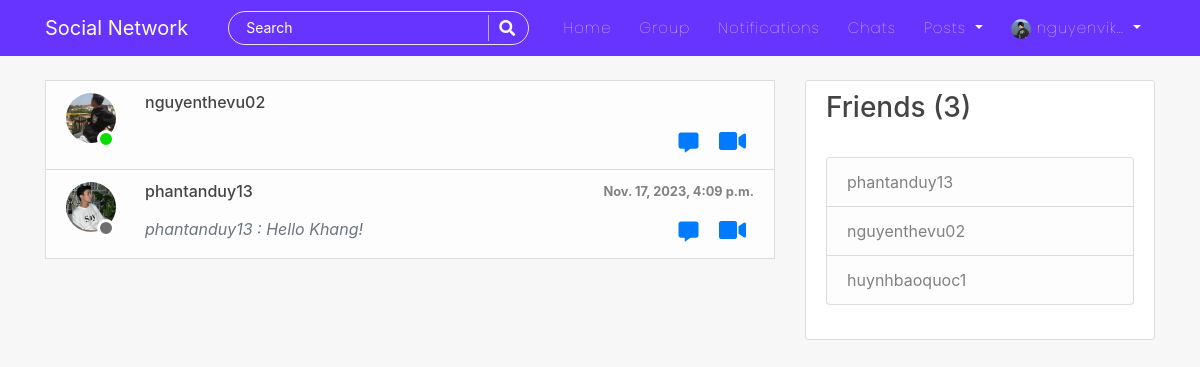
/chats/ (signed in), run on the app's committed database.
### users/models.py (models this page shows, shortened)
class Profile(models.Model):
    user = models.OneToOneField(User, on_delete=models.CASCADE)
    is_online = models.BooleanField(default=False)
    following = models.ManyToManyField(User, related_name="following", blank=True)
    friends = models.ManyToManyField(User, related_name='my_friends', blank=True)
    bio = models.CharField(default="",blank=True,null=True,max_length=350)
    date_of_birth = models.CharField(blank=True,max_length=150)
    updated = models.DateTimeField(auto_now=True)
    created = models.DateTimeField(auto_now_add=True)
    image = models.ImageField(default='default.jpg', upload_to='profile_pics',blank=True, null=True)

### chat/models.py (models this page shows, shortened)
class Room(models.Model):
    room_id = models.AutoField(primary_key=True)
    author = models.ForeignKey(User, related_name='author_room', on_delete=models.CASCADE)
    friend = models.ForeignKey(User, related_name='friend_room', on_delete=models.CASCADE)
    created = models.DateTimeField(auto_now_add=True)

class Chat(models.Model):
    room_id = models.ForeignKey(Room, on_delete=models.CASCADE, related_name='chats')
    author = models.ForeignKey(User, on_delete=models.CASCADE, related_name='author_msg')
    friend = models.ForeignKey(User, on_delete=models.CASCADE, related_name='friend_msg')
    text = models.CharField(max_length=300)
    date = models.DateTimeField(auto_now_add=True)
    has_seen = models.BooleanField(default=False)

### chat/views.py (the view)
# urls.py: path('', views.room_enroll, name='room-enroll'),
@login_required
def room_enroll(request):
    friends = FriendList.objects.filter(user=request.user)[0].friends.all()
    all_rooms = Room.objects.filter(
        Q(author=request.user) | Q(friend=request.user)
    ).order_by('-created')
    context = {
        'all_rooms':all_rooms,
        'all_friends':friends,
    }
    return render(request, 'chat/join_room.html', context)

### chat/templates/chat/join_room.html (shortened to what this page needs)
{% extends 'blog/base.html' %}
{% load crispy_forms_tags %}
{% load humanize %}
{% block content %}
<div class="col-md-8">
    <div class="px-0">
        <div class="bg-white">
        <div class="">
            <div class="list-group rounded-0">
            {% for friend in all_rooms %}
            {% if friend.friend == request.user %}
                <div class="list-group-item list-group-item-action list-group-item-light rounded-0">
                    <div class="media">
                        <div class="img-cont2">
                            <img src="{{friend.author.profile.image.url}}" alt="room" width="50" height="50" class="rounded-circle">
                            {% if friend.friend.profile.is_online %}
                                <span class="online-circle2"></span>
                            {% else %}
                                <span class="offline-circle2"></span>
                            {% endif %}
                        </div>
                        <div class="media-body ml-4">
                            <div class="d-flex align-items-center justify-content-between mb-3">
                                <h6 class="mb-0">
                                    {{friend.author}}
                                </h6>
                                <small class="small font-weight-bold">{{friend.chats.all.last.date}}</small>
                            </div>
                            <p class="font-italic text-muted mb-0 text-small d-inline">
                                {% if friend.chats.all.last.text %}
                                    {% if friend.chats.all.last.author == request.user %}
                                        You : {{friend.chats.all.last.text|truncatechars_html:"30"}}
                                    {% else %}
                                        {{friend.chats.all.last.author}} : {{friend.chats.all.last.text|truncatechars_html:"30"}}
                                    {% endif %}
                                {% endif %}
                            </p>
                            <div class="float-right d-inline">
                                <a class="p-2 h5" href="{% url 'room-choice' friend.author.pk %}"><i class="fas fa-comment-alt"></i></a>
                                <a style="cursor:pointer;" class="p-2 h4" onclick="handleVCRedirect('{{friend.author.pk}}','{{request.user.username}}')"><i class="fas fa-video"></i></a>
                            </div>
                        </div>
                    </div>
                </div>
            {% else %}
                <div class="list-group-item list-group-item-action list-group-item-light rounded-0">
                    <div class="media">
                        <div class="img-cont2">
                            <img src="{{friend.friend.profile.image.url}}" alt="room" width="50" height="50" class="rounded-circle">
                            {% if friend.friend.profile.is_online %}
                                <span class="online-circle2"></span>
                            {% else %}
                                <span class="offline-circle2"></span>
                            {% endif %}
                        </div>
                        <div class="media-body ml-4">
                            <div class="d-flex align-items-center justify-content-between mb-3">
                                <h6 class="mb-0">
                                    {{friend.friend}}
                                </h6>
                                <small class="small font-weight-bold">{{friend.chats.all.last.date}}</small>
                            </div>
                            <p class="font-italic text-muted mb-0 text-small d-inline">
                                {% if friend.chats.all.last.text %}
                                    {% if friend.chats.all.last.author == request.user %}
                                        You : {{friend.chats.all.last.text|truncatechars_html:"30"}}
                                    {% else %}
                                        {{friend.chats.all.last.author}} : {{friend.chats.all.last.text|truncatechars_html:"30"}}
                                    {% endif %}
                                {% endif %}
                            </p>
                            <div class="float-right d-inline">
                                <a class="p-2 h5" href="{% url 'room-choice' friend.friend.pk %}"><i class="fas fa-comment-alt"></i></a>
                                <a style="cursor:pointer;" class="p-2 h4" onclick="handleVCRedirect('{{friend.friend.pk}}','{{request.user.username}}')"><i class="fas fa-video"></i></a>
                            </div>
                        </div>
                    </div>
                </div>
            {% endif %}
            {% endfor %}
            </div>
        </div>
        </div>
    </div>
<br>
</div>
<br>
<div class="col-md-4">
    <div class="content-section">
        <h3>Friends ({{all_friends.count}})</h3>
        <br>
            <ul class="list-group">
                {% for frnd in all_friends %}
                    <li class="list-group-item list-group-item-light">{{frnd}}</li>
                {% endfor %}
            </ul>
        <br>
    </div>
</div>
{% endblock %}

### blog/templates/blog/navbar.html (shortened to what this page needs)
<nav class="navbar navbar-expand-lg navbar-dark bg-steel fixed-top">
    <div class="container">
      <a class="navbar-brand mr-4 pr-3" href="/">Social Network</a>
      <div class="collapse navbar-collapse" id="navbarToggle">
        <div class="navbar-nav mr-auto">
          <div id="searchbar" >
            <form method="GET" action="/search">
              <input required name="query" id="search" type="text" placeholder="Search">
              <button class="search-btn" type="submit"><i class="fas fa-search"></i></button>
            </form>
          </div>
        </div>
        <div class="navbar-nav">
          <a class="nav-item nav-link" href="{% url 'blog-home' %}">Home</a>
          <a class="nav-item nav-link" href="{% url 'groups:group' %}">Group</a>
          {% if user.is_authenticated %}
          <a class="nav-item nav-link" href="{% url 'show-notifications' %}">Notifications</a>
          <a class="nav-item nav-link" href="{% url 'room-enroll' %}">Chats</a>
          <div class="dropdown">
            <a class="dropdown-toggle nav-link" href="#" role="button" id="dropdownMenuLink1" data-toggle="dropdown" aria-haspopup="true" aria-expanded="false">
              Posts
            </a>
          </div>
          {% endif %}
          {% if user.is_authenticated %}
            <div class="dropdown">
              <a class="dropdown-toggle nav-link" href="#" role="button" id="dropdownMenuLink2" data-toggle="dropdown" aria-haspopup="true" aria-expanded="false">
                <img class="rounded-circle" style="height: 20px; width: 20px;" src="{{user.profile.image.url}}" alt="">&nbsp;{{user|truncatechars:"10"}}
              </a>
            </div>
          {% else %}
            <a class="nav-item nav-link" href="{% url 'account_login' %}">Login</a>
            <a class="nav-item nav-link" href="{% url 'register' %}">Register</a>
          {% endif %}
        </div>
      </div>
    </div>
</nav>

### blog/static/blog/main.css (style rules this page uses)
body { background: #f7f7f7; color: #333333; margin-top: 5rem; scroll-behavior: smooth; }
h1, h2, h3, h4, h5, h6 { color: #444444; }
ul { margin: 0; }
.bg-steel { background: #6633FF; }
.site-header .navbar-nav .nav-link { color: #ffffff; font-family:'Poppins'; font-weight: 100; margin: 0px 6px; font-size: 15px; letter-spacing: 1px; }
.content-section { background: #ffffff; padding: 10px 20px; border: 1px solid #dddddd; border-radius: 3px; margin-bottom: 20px; }
.img-cont2 { height: 55px; width: 55px; position: relative; }
.online-circle2 { width: 18px; height: 18px; border-radius: 50%; background-color:#07dd00; border: 3px solid white; bottom: 0; right: 6px; position: absolute; }
.offline-circle2 { width: 18px; height: 18px; border-radius: 50%; background-color:#6e6e6e; border: 3px solid white; bottom: 0; right: 6px; position: absolute; }
#searchbar form { width: auto; display: flex; flex-direction: row; border-radius: 50px; padding: 3px 15px; background-color: transparent; border: 1px solid #e4e4e4; margin-right: 10px; }
#searchbar form input::placeholder { color: #fff; font-size: 14px; }
#searchbar form input { border: none; outline: none; color: #fff; font-size: 15px; flex: 1; background-color:transparent; }
.search-btn { color:#fff; border: none; width: 25px; padding-left: 10px; border-left: 1px solid rgba(202, 202, 202, 0.829); outline: none; background-color: transparent; }
.search-btn i { font-size: 16px; }

### data on the page
Room: friend.profile.image (picture), friend "nguyenthevu02"
Room: friend.profile.image (picture), friend "phantanduy13", chats.all.last "Nov. 17, 2023, 4:09 p.m.", chats.all.last.author "phantanduy13", chats.all.last.text "Hello Khang!"

### other printed values
{{ user|truncatechars:"10" }} "nguyenvik…"
{{ all_friends.count }} "3"
{{ frnd }} "phantanduy13"
{{ frnd }} "nguyenthevu02"
{{ frnd }} "huynhbaoquoc1"
